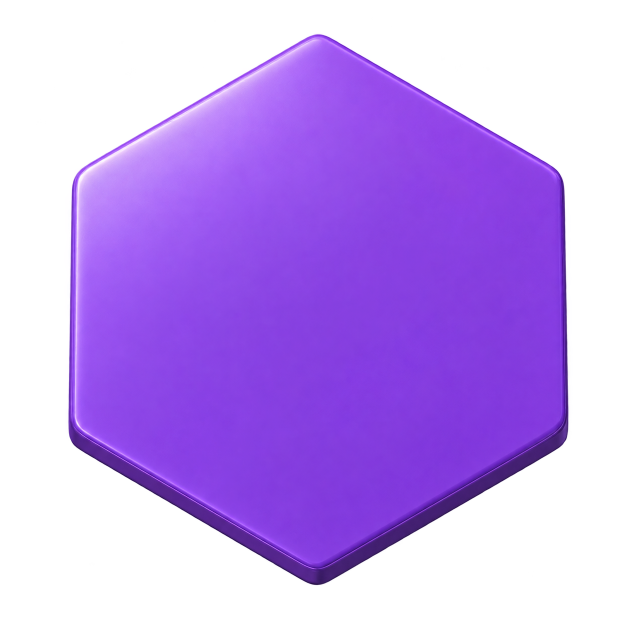
#> input picture docs/design/prototypes/gameplay-counted-hex/painted-study/violet-source.png, 1273 x 1236 px (shown at 1/2 size); its folder holds 3 pictures in this run
$ python prepare-painted-chip-study.py
#> lines starting #> are read from the running program, lines starting #| are printed output that depends on the picture; after the words box and inside, x2 and y2 are one past the last pixel; in counts of white or black regions, pixels touching at a corner belong together
"""Crop approved regenerated sprites; retain original connected alpha and color."""
from pathlib import Path
from PIL import Image, ImageDraw
import numpy as np
import json
root=Path(__file__).resolve().parents[1]/'docs/design/prototypes/gameplay-counted-hex/painted-study'
sizes={}
for color in ['violet','blue','coral']:
    image=Image.open(root/(color+'-source.png')).convert('RGBA')
#> image is the input picture: PIL image 1273x1236 RGBA; mean R, G, B, A 74.8, 37.9, 119.8, 131.9
    alpha=np.array(image.getchannel('A'))
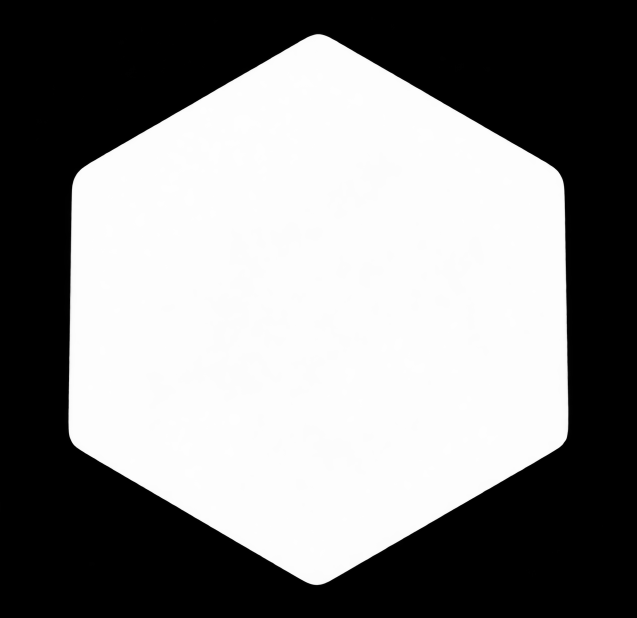
#> alpha: shape (1236, 1273) (shown at 1/2 size); min 0, max 255, mean 131.9
    binary=Image.fromarray(np.where(alpha>8,255,0).astype('uint8')).copy()
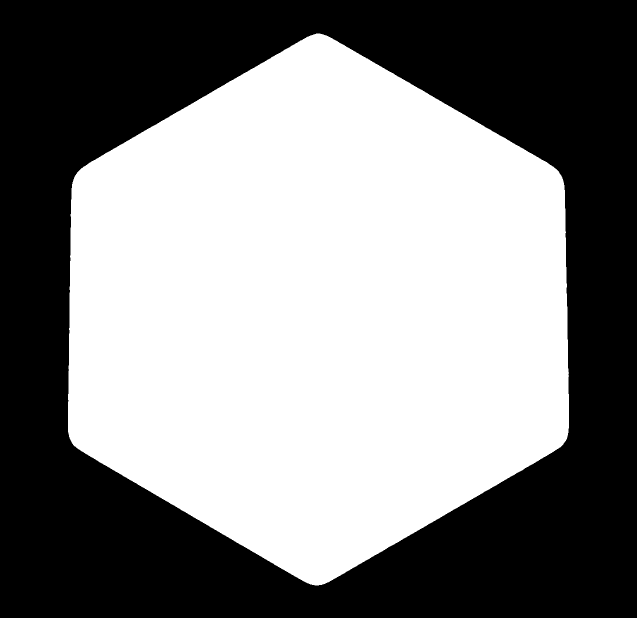
#> binary: PIL image 1273x1236 L (shown at 1/2 size); 52.4% white; 1 black region, box (x1, y1, x2, y2) and area: (0, 0, 1273, 1236) 749574
    ImageDraw.floodfill(binary,(image.width//2,image.height//2),128)
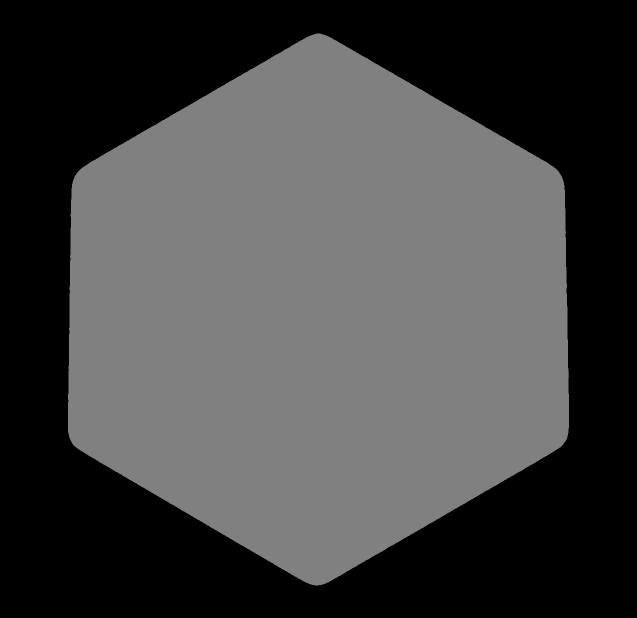
#> binary: PIL image 1273x1236 L (shown at 1/2 size); min 0, max 255, mean 67
    image.putalpha(Image.fromarray(np.where(np.array(binary)==128,alpha,0).astype('uint8')))
    image=image.crop(image.getbbox())
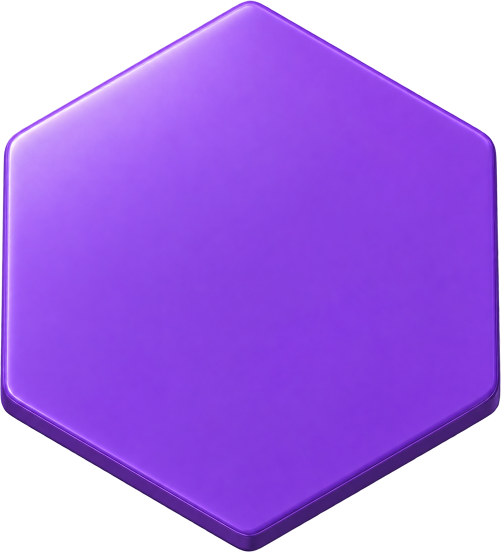
#> image: PIL image 1002x1104 RGBA (shown at 1/2 size); mean R, G, B, A 105.9, 53.9, 169.4, 187.6; transparent parts drawn white
    image.thumbnail((512,512),Image.Resampling.LANCZOS)
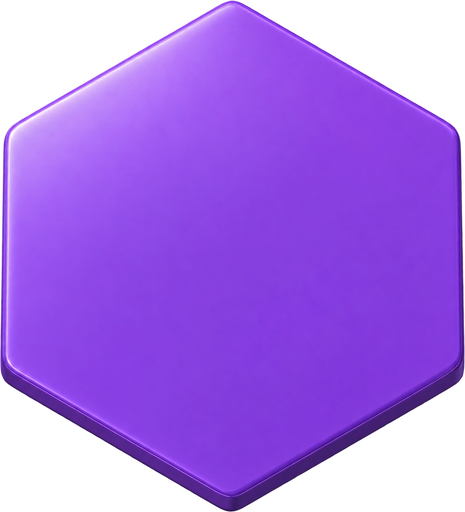
#> image: PIL image 465x512 RGBA; mean R, G, B, A 105.5, 53.4, 168.3, 187.7; transparent parts drawn white
    image.save(root/(color+'.png'))
    sizes[color]={'width':image.width,'height':image.height}
#> pass 2 of the loop `for color in ['violet','blue','coral']:`:
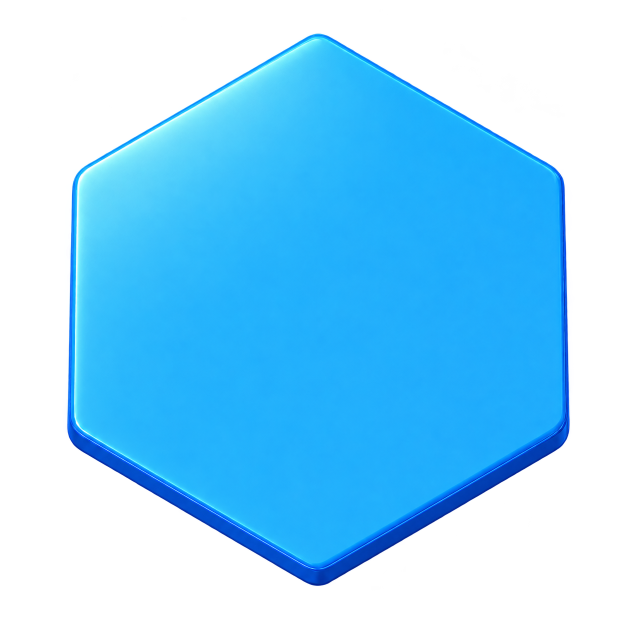
#> input picture docs/design/prototypes/gameplay-counted-hex/painted-study/blue-source.png, 1273 x 1236 px (shown at 1/2 size)
#> image is the input picture: PIL image 1273x1236 RGBA; mean R, G, B, A 20.8, 93.4, 132.8, 132.4
#> `binary=Image.fromarray(np.where(alpha>8,255,0).astype('uint8')).copy()`:
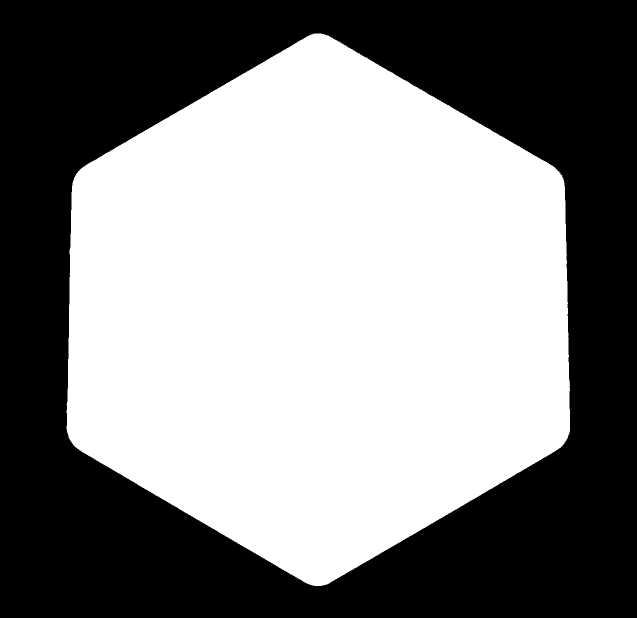
#> binary: PIL image 1273x1236 L (shown at 1/2 size); 52.5% white; 1 black region, box (x1, y1, x2, y2) and area: (0, 0, 1273, 1236) 747200
#> `image.thumbnail((512,512),Image.Resampling.LANCZOS)`:
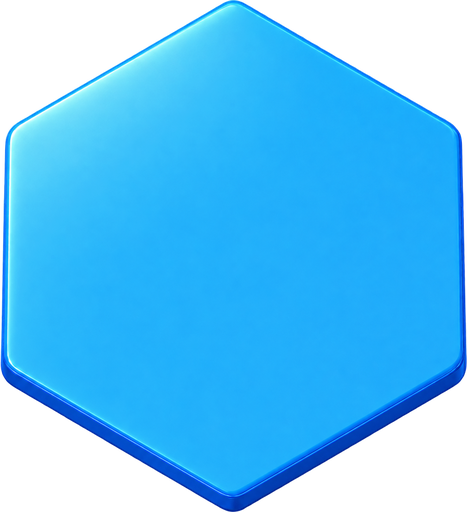
#> image: PIL image 467x512 RGBA; mean R, G, B, A 29.3, 130.9, 185.4, 187.2; transparent parts drawn white
#> pass 3 of the loop `for color in ['violet','blue','coral']:`:
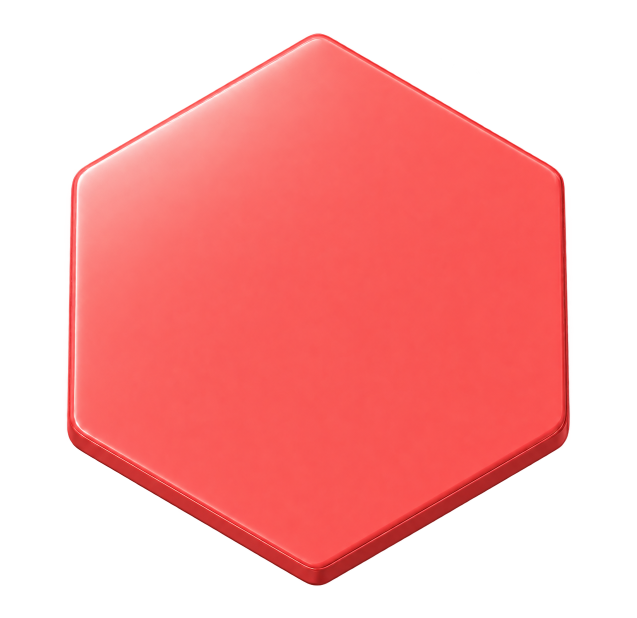
#> input picture docs/design/prototypes/gameplay-counted-hex/painted-study/coral-source.png, 1273 x 1236 px (shown at 1/2 size)
#> image is the input picture: PIL image 1273x1236 RGBA; mean R, G, B, A 131.4, 50.3, 49, 132.3
#> `binary=Image.fromarray(np.where(alpha>8,255,0).astype('uint8')).copy()`:
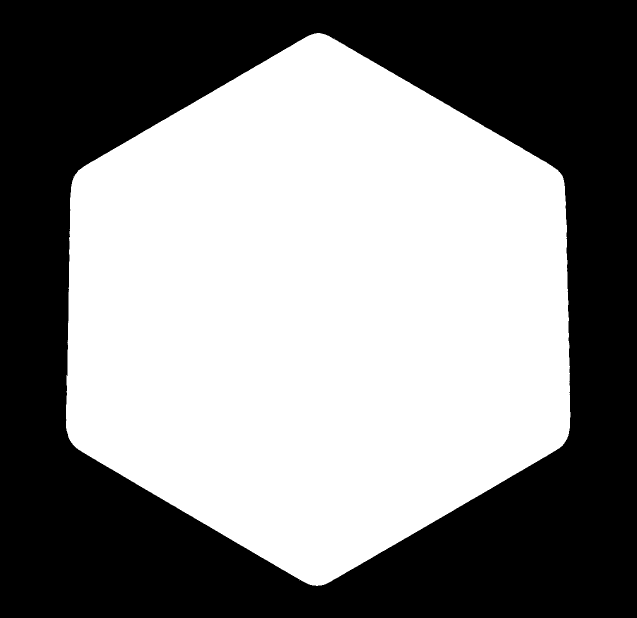
#> binary: PIL image 1273x1236 L (shown at 1/2 size); 52.6% white; 1 black region, box (x1, y1, x2, y2) and area: (0, 0, 1273, 1236) 746165
#> `image.thumbnail((512,512),Image.Resampling.LANCZOS)`:
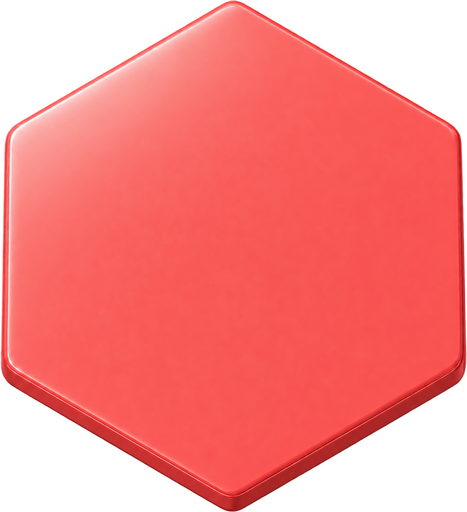
#> image: PIL image 467x512 RGBA; mean R, G, B, A 183.1, 70.3, 68.3, 186.6; transparent parts drawn white
(root/'sizes.json').write_text(json.dumps(sizes,indent=2)+'\n')
print(sizes)
#| {'violet': {'width': 465, 'height': 512}, 'blue': {'width': 467, 'height': 512}, 'coral': {'width': 467, 'height': 512}}
